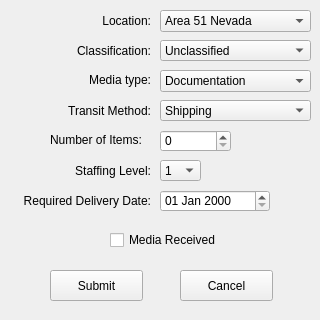
<?xml version="1.0" encoding="UTF-8"?>
<ui version="4.0">
 <class>frmAddDelivery</class>
 <widget class="QWidget" name="frmAddDelivery">
  <property name="windowModality">
   <enum>Qt::WindowModal</enum>
  </property>
  <property name="geometry">
   <rect>
    <x>0</x>
    <y>0</y>
    <width>320</width>
    <height>320</height>
   </rect>
  </property>
  <property name="windowTitle">
   <string>Form</string>
  </property>
  <widget class="QCheckBox" name="chkMediaReceived">
   <property name="geometry">
    <rect>
     <x>110</x>
     <y>230</y>
     <width>121</width>
     <height>20</height>
    </rect>
   </property>
   <property name="text">
    <string>Media Received</string>
   </property>
  </widget>
  <widget class="QLabel" name="lblMediaType">
   <property name="geometry">
    <rect>
     <x>80</x>
     <y>70</y>
     <width>71</width>
     <height>20</height>
    </rect>
   </property>
   <property name="text">
    <string>Media type:</string>
   </property>
   <property name="alignment">
    <set>Qt::AlignRight|Qt::AlignTrailing|Qt::AlignVCenter</set>
   </property>
  </widget>
  <widget class="QLabel" name="lblStaffing">
   <property name="geometry">
    <rect>
     <x>70</x>
     <y>160</y>
     <width>81</width>
     <height>21</height>
    </rect>
   </property>
   <property name="text">
    <string>Staffing Level:</string>
   </property>
   <property name="alignment">
    <set>Qt::AlignRight|Qt::AlignTrailing|Qt::AlignVCenter</set>
   </property>
  </widget>
  <widget class="QLabel" name="lblLocation">
   <property name="geometry">
    <rect>
     <x>70</x>
     <y>10</y>
     <width>81</width>
     <height>21</height>
    </rect>
   </property>
   <property name="text">
    <string>Location:</string>
   </property>
   <property name="alignment">
    <set>Qt::AlignRight|Qt::AlignTrailing|Qt::AlignVCenter</set>
   </property>
  </widget>
  <widget class="QPushButton" name="btnSubmit">
   <property name="geometry">
    <rect>
     <x>50</x>
     <y>270</y>
     <width>93</width>
     <height>31</height>
    </rect>
   </property>
   <property name="text">
    <string>Submit</string>
   </property>
  </widget>
  <widget class="QComboBox" name="cboShipping">
   <property name="geometry">
    <rect>
     <x>160</x>
     <y>100</y>
     <width>151</width>
     <height>21</height>
    </rect>
   </property>
   <item>
    <property name="text">
     <string>Shipping</string>
    </property>
   </item>
   <item>
    <property name="text">
     <string>Hand-carried</string>
    </property>
   </item>
  </widget>
  <widget class="QSpinBox" name="spnNumberObjects">
   <property name="geometry">
    <rect>
     <x>160</x>
     <y>130</y>
     <width>71</width>
     <height>22</height>
    </rect>
   </property>
   <property name="maximum">
    <number>50000</number>
   </property>
  </widget>
  <widget class="QComboBox" name="cboLocation">
   <property name="geometry">
    <rect>
     <x>160</x>
     <y>10</y>
     <width>151</width>
     <height>22</height>
    </rect>
   </property>
   <item>
    <property name="text">
     <string>Area 51 Nevada</string>
    </property>
   </item>
   <item>
    <property name="text">
     <string>King's Bay Georgia</string>
    </property>
   </item>
   <item>
    <property name="text">
     <string>Great Lakes Illinois</string>
    </property>
   </item>
   <item>
    <property name="text">
     <string>Pensacola Florida</string>
    </property>
   </item>
   <item>
    <property name="text">
     <string>Bremerton Washington</string>
    </property>
   </item>
   <item>
    <property name="text">
     <string>New London Connecticut</string>
    </property>
   </item>
   <item>
    <property name="text">
     <string>Rota Spain</string>
    </property>
   </item>
  </widget>
  <widget class="QLabel" name="lblClassification">
   <property name="geometry">
    <rect>
     <x>70</x>
     <y>40</y>
     <width>81</width>
     <height>21</height>
    </rect>
   </property>
   <property name="layoutDirection">
    <enum>Qt::LeftToRight</enum>
   </property>
   <property name="text">
    <string>Classification:</string>
   </property>
   <property name="alignment">
    <set>Qt::AlignRight|Qt::AlignTrailing|Qt::AlignVCenter</set>
   </property>
  </widget>
  <widget class="QDateEdit" name="dteDeliveryDate">
   <property name="geometry">
    <rect>
     <x>160</x>
     <y>190</y>
     <width>110</width>
     <height>22</height>
    </rect>
   </property>
   <property name="displayFormat">
    <string>dd MMM yyyy</string>
   </property>
  </widget>
  <widget class="QComboBox" name="cboStaffing">
   <property name="geometry">
    <rect>
     <x>160</x>
     <y>160</y>
     <width>41</width>
     <height>21</height>
    </rect>
   </property>
   <item>
    <property name="text">
     <string>1</string>
    </property>
   </item>
   <item>
    <property name="text">
     <string>2</string>
    </property>
   </item>
   <item>
    <property name="text">
     <string>3</string>
    </property>
   </item>
  </widget>
  <widget class="QComboBox" name="cboMediaType">
   <property name="geometry">
    <rect>
     <x>160</x>
     <y>70</y>
     <width>151</width>
     <height>22</height>
    </rect>
   </property>
   <item>
    <property name="text">
     <string>Documentation</string>
    </property>
   </item>
   <item>
    <property name="text">
     <string>Software</string>
    </property>
   </item>
   <item>
    <property name="text">
     <string>Hardware</string>
    </property>
   </item>
  </widget>
  <widget class="QComboBox" name="cboClassification">
   <property name="geometry">
    <rect>
     <x>160</x>
     <y>40</y>
     <width>151</width>
     <height>21</height>
    </rect>
   </property>
   <item>
    <property name="text">
     <string>Unclassified</string>
    </property>
   </item>
   <item>
    <property name="text">
     <string>Confidential</string>
    </property>
   </item>
   <item>
    <property name="text">
     <string>Secret</string>
    </property>
   </item>
  </widget>
  <widget class="QPushButton" name="btnCancel">
   <property name="geometry">
    <rect>
     <x>180</x>
     <y>270</y>
     <width>93</width>
     <height>31</height>
    </rect>
   </property>
   <property name="text">
    <string>Cancel</string>
   </property>
  </widget>
  <widget class="QLabel" name="lblShipping">
   <property name="geometry">
    <rect>
     <x>60</x>
     <y>100</y>
     <width>91</width>
     <height>21</height>
    </rect>
   </property>
   <property name="text">
    <string>Transit Method:</string>
   </property>
   <property name="alignment">
    <set>Qt::AlignRight|Qt::AlignTrailing|Qt::AlignVCenter</set>
   </property>
  </widget>
  <widget class="QLabel" name="lblDeliveryDate">
   <property name="geometry">
    <rect>
     <x>10</x>
     <y>190</y>
     <width>141</width>
     <height>21</height>
    </rect>
   </property>
   <property name="text">
    <string>Required Delivery Date:</string>
   </property>
   <property name="alignment">
    <set>Qt::AlignRight|Qt::AlignTrailing|Qt::AlignVCenter</set>
   </property>
  </widget>
  <widget class="QLabel" name="lblNumberItems">
   <property name="geometry">
    <rect>
     <x>50</x>
     <y>130</y>
     <width>101</width>
     <height>20</height>
    </rect>
   </property>
   <property name="text">
    <string>Number of Items:</string>
   </property>
  </widget>
 </widget>
 <resources/>
 <connections/>
</ui>
